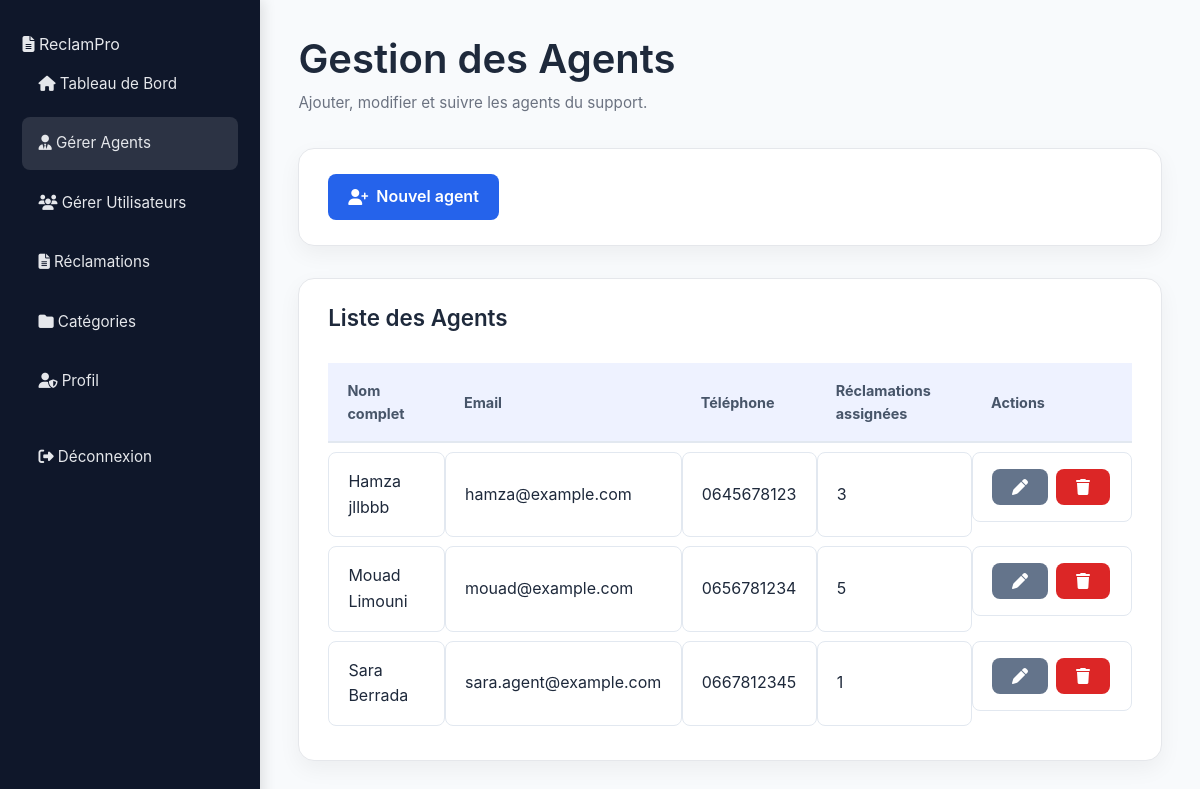
The page /admin/manage-agents.php on the database its author committed.
### tables this page shows
CREATE TABLE IF NOT EXISTS `utilisateurs` (
  `id` int NOT NULL AUTO_INCREMENT,
  `nom_complet` varchar(150) NOT NULL,
  `email` varchar(150) NOT NULL,
  `mot_de_passe` varchar(255) NOT NULL,
  `role` enum('admin','agent','user') NOT NULL DEFAULT 'user',
  `telephone` varchar(30) DEFAULT NULL,
  `adresse` varchar(255) DEFAULT NULL,
  `date_creation` timestamp NULL DEFAULT CURRENT_TIMESTAMP,
  PRIMARY KEY (`id`),
  UNIQUE KEY `email` (`email`)
);

### php/models/User.php (called while the page is built, shortened)
<?php
class User
{
    private PDO $pdo;
    public function __construct(PDO $pdo)
    {
        $this->pdo = $pdo;
    }
    public function getAllAgents(): array
    {
        $stmt = $this->pdo->query("SELECT * FROM utilisateurs WHERE role = 'agent' ORDER BY nom_complet ASC");
        return $stmt->fetchAll();
    }
}

### php/models/Affectation.php (called while the page is built, shortened)
<?php
class Affectation
{
    private PDO $pdo;
    public function __construct(PDO $pdo)
    {
        $this->pdo = $pdo;
    }
    public function countByAgent(int $agentId): int
    {
        $stmt = $this->pdo->prepare("SELECT COUNT(*) FROM affectations WHERE agent_id = ?");
        $stmt->execute([$agentId]);
        return (int)$stmt->fetchColumn();
    }
}

### admin/manage-agents.php (the view, shortened to what this page needs)
<?php
require_once __DIR__ . '/../php/database.php';
require_once __DIR__ . '/../php/models/User.php';
require_once __DIR__ . '/../php/models/Affectation.php';
$pdo = Database::getInstance();
$userModel = new User($pdo);
$affModel  = new Affectation($pdo);
$agents = $userModel->getAllAgents();
include 'includes/admin-header.php';
?>
<div class="layout">
    <?php include 'includes/admin-sidebar.php'; ?>
    <main class="main">
        <header class="topbar">
            <div>
                <h1>Gestion des Agents</h1>
                <p class="topbar-subtitle">Ajouter, modifier et suivre les agents du support.</p>
            </div>
        </header>
        <section class="content">
            <div class="card card-toolbar">
                <div class="card-toolbar-left">
                    <a href="add-agent.php" class="btn btn-primary btn-sm">
                        <i class="fas fa-user-plus"></i> &nbsp; Nouvel agent
                    </a>
                </div>
            </div>
            <div class="card">
                <div class="card-header">
                    <h2>Liste des Agents</h2>
                </div>
                <div class="table-responsive">
                    <table class="table">
                        <thead>
                        <tr>
                            <th>Nom complet</th>
                            <th>Email</th>
                            <th>Téléphone</th>
                            <th>Réclamations assignées</th>
                            <th style="width:160px;">Actions</th>
                        </tr>
                        </thead>
                        <tbody>
                        <?php foreach ($agents as $a): ?>
                            <tr>
                                <td><?= htmlspecialchars($a['nom_complet']) ?></td>
                                <td><?= htmlspecialchars($a['email']) ?></td>
                                <td><?= htmlspecialchars($a['telephone'] ?? '—') ?></td>
                                <td>
                                    <?= $affModel->countByAgent($a['id']) ?>
                                </td>
                                <td class="table-actions">
                                    <a class="btn btn-secondary btn-sm"
                                       href="edit-agent.php?id=<?= $a['id'] ?>">
                                        <i class="fas fa-pen"></i>
                                    </a>
                                    <a class="btn btn-danger btn-sm"
                                       onclick="return confirm('Supprimer cet agent ?')"
                                       href="manage-agents.php?delete=<?= $a['id'] ?>">
                                        <i class="fas fa-trash"></i>
                                    </a>
                                </td>
                            </tr>
                        <?php endforeach; ?>
                        </tbody>
                    </table>
                </div>
            </div>
        </section>
    </main>
</div>
<?php include 'includes/admin-footer.php'; ?>

### assets/css/main.css (style rules this page uses)
* { margin: 0; padding: 0; box-sizing: border-box; }
:root { --primary-color: #2563eb; --secondary-color: #64748b; --success-color: #16a34a; --danger-color: #dc2626; --warning-color: #ea580c; --info-color: #0891b2; --light-bg: #f8fafc; --white: #ffffff; --text-dark: #1e293b; --text-light: #64748b; --border-color: #e2e8f0; --shadow: 0 1px 3px rgba(0, 0, 0, 0.1); --shadow-lg: 0 10px 25px rgba(0, 0, 0, 0.1); }
body { font-family: -apple-system, BlinkMacSystemFont, "Segoe UI", Roboto, "Helvetica Neue", Arial, sans-serif; background-color: var(--light-bg); color: var(--text-dark); line-height: 1.6; }
h1, h2, h3, h4, h5, h6 { font-weight: 600; line-height: 1.2; margin-bottom: 0.5rem; }
h1 { font-size: 2.5rem; }
h2 { font-size: 2rem; }
a { color: var(--primary-color); text-decoration: none; transition: color 0.3s ease; }
.btn { display: inline-flex; align-items: center; justify-content: center; padding: 0.625rem 1.25rem; border: none; border-radius: 0.5rem; font-weight: 600; cursor: pointer; transition: all 0.3s ease; text-decoration: none; font-size: 1rem; }
.btn-primary { background-color: var(--primary-color); color: var(--white); }
.btn-secondary { background-color: var(--secondary-color); color: var(--white); }
.btn-danger { background-color: var(--danger-color); color: var(--white); }

### assets/css/dashboard.css (style rules this page uses)
.layout { display: flex; min-height: 100vh; background: #f8fafc; }
.main { flex: 1; padding: 2.2rem 2.4rem; }
.topbar { display: flex; align-items: center; justify-content: space-between; margin-bottom: 2rem; }
.topbar-subtitle { margin-top: 0.4rem; font-size: 0.95rem; color: #6b7280; }
.content { margin-top: 1.5rem; }
.card, .card-stat { background: #ffffff; padding: 1.6rem 1.8rem; border-radius: 1rem; border: 1px solid #e5e7eb; margin-bottom: 2rem; box-shadow: 0 8px 22px rgba(0,0,0,0.05); }
.card-header { display: flex; justify-content: space-between; align-items: center; margin-bottom: 1.4rem; }
.card-header h2 { font-size: 1.4rem; margin: 0; }
.table-responsive { width: 100%; overflow-x: auto; }
.table { width: 100%; border-collapse: separate; border-spacing: 0 0.6rem; }
.table thead { background: #eef2ff; }
.table th { padding: 1rem 1.2rem; text-align: left; font-size: 0.9rem; color: #475569; border-bottom: 2px solid #e2e8f0; }
.table td { padding: 1rem 1.2rem; background: #ffffff; border: 1px solid #e2e8f0; border-radius: 0.5rem; }
.table-actions { display: flex; gap: 0.5rem; }

### rows shown on the page
utilisateurs: nom_complet "Hamza jllbbb", email "hamza@example.com", telephone "0645678123", countByAgent "3"
utilisateurs: nom_complet "Mouad Limouni", email "mouad@example.com", telephone "0656781234", countByAgent "5"
utilisateurs: nom_complet "Sara Berrada", email "sara.agent@example.com", telephone "0667812345", countByAgent "1"
